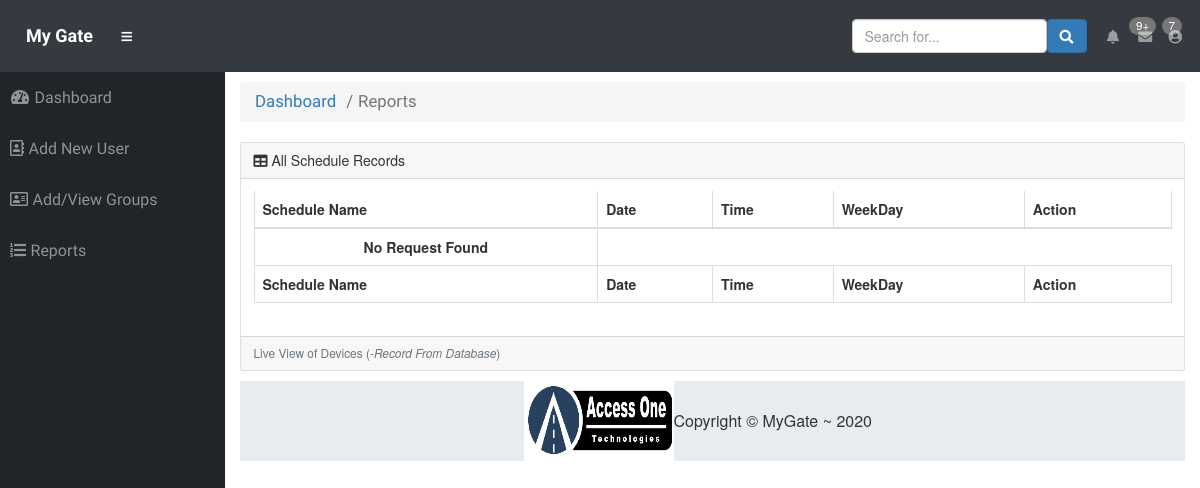
/admin/schedule-page.php?userid=59 (signed in), run on an earlier commit of the app's database.
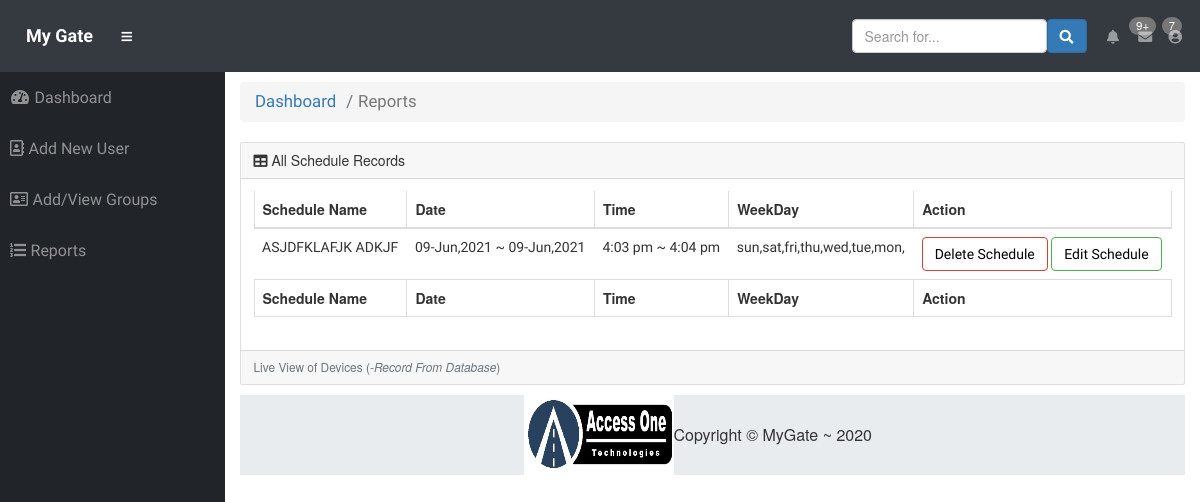
And on a later commit of the database.
### tables this page shows
CREATE TABLE `schedule` (
  `id` int(20) NOT NULL,
  `sch_name` varchar(30) NOT NULL,
  `relay` text NOT NULL,
  `user_id` int(20) NOT NULL,
  `mobile_mac` varchar(20) NOT NULL,
  `machine_mac` varchar(20) NOT NULL,
  `event` varchar(5) NOT NULL DEFAULT 'off',
  `holiday` varchar(5) NOT NULL DEFAULT 'off',
  `positions` varchar(5) NOT NULL DEFAULT 'off',
  `schedule_nature` varchar(20) NOT NULL DEFAULT 'open',
  `start_date` date NOT NULL,
  `end_date` date NOT NULL,
  `start_time` time(6) NOT NULL,
  `end_time` time(6) NOT NULL,
  `weekday` text NOT NULL,
  `request_send_open` tinyint(1) NOT NULL DEFAULT '0',
  `request_send_close` tinyint(1) NOT NULL DEFAULT '0'
);

### admin/schedule-page.php (the view, shortened to what this page needs)
<?php
    require 'common.php';
    $uid = $_GET["userid"];
?>
<?php include 'parts/db.php'; ?>
<div class="card mb-3">
    <div class="card-header">
        <i class="fas fa-table"></i>
        All Schedule Records</div>
    <?php
    $sql = "SELECT * FROM schedule WHERE user_id=$uid";
    $result = mysqli_query($con, $sql);
    ?>
    <div class="card-body">
        <div class="table-responsive">
            <table class="table table-bordered" id="dataTable" width="100%" cellspacing="0">
                <thead>
                <tr>
                    <th>Schedule Name</th>
                    <th>Date</th>
                    <th>Time</th>
                    <th>WeekDay</th>
                    <th>Action</th>
                </tr>
                </thead>
                <tfoot>
                <tr>
                    <th>Schedule Name</th>
                    <th>Date</th>
                    <th>Time</th>
                    <th>WeekDay</th>
                    <th>Action</th>
                </tr>
                </tfoot>
                <tbody>
                <?php
                $actual_link = "http://$_SERVER[HTTP_HOST]$_SERVER[REQUEST_URI]";
                if (mysqli_num_rows($result) > 0) {
                    while($row = mysqli_fetch_assoc($result)) {
                        echo '
        <tr class="odd gradeX" id="device-view-font">
            <td>'.$row["sch_name"].'</td>
            <td>'.date("d-M,Y", strtotime($row["start_date"])).' ~ '.date("d-M,Y", strtotime($row["end_date"])).'</td>
            <td>'.date("g:i a", strtotime($row["start_time"])).' ~ '.date("g:i a", strtotime($row["end_time"])).'</td>
            <td>'.$row["weekday"].'</td>
            <td><a class="btn" id="custom_danger_btn" href="schedule-page.php?id='.$row["id"].'">Delete Schedule</a>
            <a class="btn" id="custom_success_btn" href="schedule-edit-page.php?return_page='.$actual_link.'&id='.$row["id"].'">Edit Schedule</a></td>';
                    }
                } else {
                    echo "
            <td><center><b>No Request Found</b></center></td>";
                }
                ?>
                </tbody>
            </table>
        </div>
    </div>
    <div class="card-footer small text-muted">Live View of Devices (<i>-Record From Database</i>)</div>
</div>
        <?php require 'parts/footer.php'; ?>
    </div>
  </div>
</body>
</html>

What changed in the data, as far as the page shows it:
added schedule: sch_name "ASJDFKLAFJK ADKJF", start_date "09-Jun,2021", end_date "09-Jun,2021", start_time "4:03 pm", end_time "4:04 pm", weekday "sun,sat,fri,thu,wed,tue,mon,"
Also different on the page:
text no longer shown: "No Request Found"
